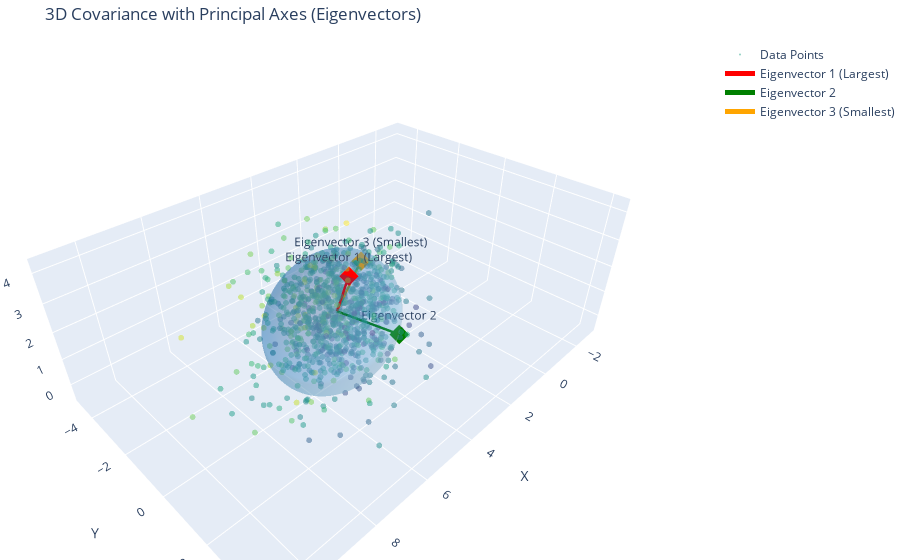

Notebook cell for this chart:
### Code cell
# --- 3. Plot Eigenvectors (The Axes) ---
# We loop 3 times, once for each principal axis
colors = ['red', 'green', 'orange']
labels = ['Eigenvector 1 (Largest)', 'Eigenvector 2', 'Eigenvector 3 (Smallest)']

for i in range(3):
    # Calculate vector tip position
    # Tip = Mean + (Eigenvector * Sqrt(Eigenvalue) * Sigma)
    vector_length = np.sqrt(eig_vals[i]) * SIGMA
    vector_direction = eig_vecs[:, i]
    
    start = calc_mean
    end = calc_mean + (vector_direction * vector_length)
    
    # Add a Line trace for the vector shaft
    fig.add_trace(go.Scatter3d(
        x=[start[0], end[0]], 
        y=[start[1], end[1]], 
        z=[start[2], end[2]],
        mode='lines+text',
        line=dict(color=colors[i], width=5),
        text=["", labels[i]], # Label only the tip
        textposition="top center",
        name=labels[i]
    ))
    
    # Add a Cone/Marker at the tip to make it look like an arrow
    fig.add_trace(go.Scatter3d(
        x=[end[0]], y=[end[1]], z=[end[2]],
        mode='markers',
        marker=dict(size=5, color=colors[i], symbol='diamond'),
        showlegend=False
    ))

# --- Layout Updates ---
fig.update_layout(
    title='3D Covariance with Principal Axes (Eigenvectors)',
    scene=dict(
        xaxis_title='X', yaxis_title='Y', zaxis_title='Z',
        aspectmode='data'
    ),
    margin=dict(l=0, r=0, b=0, t=40)
)

fig.show()

### Figure 1 — Plotly figure (JSON) as saved in the notebook; plotly's stock layout.template omitted (floating-point values rounded to 4 significant figures; data arrays with more than 128 entries replaced by an {"elided": "..."} marker saying what was removed)
{"data": [{"marker": {"color": {"elided": "1000 float values"}, "colorscale": [[0, "#440154"], [0.1111, "#482878"], [0.2222, "#3e4989"], [0.3333, "#31688e"], [0.4444, "#26828e"], [0.5556, "#1f9e89"], [0.6667, "#35b779"], [0.7778, "#6ece58"], [0.8889, "#b5de2b"], [1, "#fde725"]], "opacity": 0.5, "size": 2}, "mode": "markers", "name": "Data Points", "type": "scatter3d", "x": {"elided": "1000 float values"}, "y": {"elided": "1000 float values"}, "z": {"elided": "1000 float values"}}, {"colorscale": [[0, "rgb(247,251,255)"], [0.125, "rgb(222,235,247)"], [0.25, "rgb(198,219,239)"], [0.375, "rgb(158,202,225)"], [0.5, "rgb(107,174,214)"], [0.625, "rgb(66,146,198)"], [0.75, "rgb(33,113,181)"], [0.875, "rgb(8,81,156)"], [1, "rgb(8,48,107)"]], "name": "2.0-Sigma Ellipsoid", "opacity": 0.3, "showscale": false, "type": "surface", "x": {"elided": "100x100 float values"}, "y": {"elided": "100x100 float values"}, "z": {"elided": "100x100 float values"}}, {"line": {"color": "red", "width": 5}, "mode": "lines+text", "name": "Eigenvector 1 (Largest)", "text": ["", "Eigenvector 1 (Largest)"], "textposition": "top center", "type": "scatter3d", "x": [4.899, 4.563], "y": [-0.05633, 0.1134], "z": [2.011, 3.182]}, {"marker": {"color": "red", "size": 5, "symbol": "diamond"}, "mode": "markers", "showlegend": false, "type": "scatter3d", "x": [4.563], "y": [0.1134], "z": [3.182]}, {"line": {"color": "green", "width": 5}, "mode": "lines+text", "name": "Eigenvector 2", "text": ["", "Eigenvector 2"], "textposition": "top center", "type": "scatter3d", "x": [4.899, 3.914], "y": [-0.05633, 1.562], "z": [2.011, 1.493]}, {"marker": {"color": "green", "size": 5, "symbol": "diamond"}, "mode": "markers", "showlegend": false, "type": "scatter3d", "x": [3.914], "y": [1.562], "z": [1.493]}, {"line": {"color": "orange", "width": 5}, "mode": "lines+text", "name": "Eigenvector 3 (Smallest)", "text": ["", "Eigenvector 3 (Smallest)"], "textposition": "top center", "type": "scatter3d", "x": [4.899, 1.651], "y": [-0.05633, -2.231], "z": [2.011, 1.393]}, {"marker": {"color": "orange", "size": 5, "symbol": "diamond"}, "mode": "markers", "showlegend": false, "type": "scatter3d", "x": [1.651], "y": [-2.231], "z": [1.393]}], "layout": {"margin": {"b": 0, "l": 0, "r": 0, "t": 40}, "scene": {"aspectmode": "data", "xaxis": {"title": {"text": "X"}}, "yaxis": {"title": {"text": "Y"}}, "zaxis": {"title": {"text": "Z"}}}, "title": {"text": "3D Covariance with Principal Axes (Eigenvectors)"}}}
